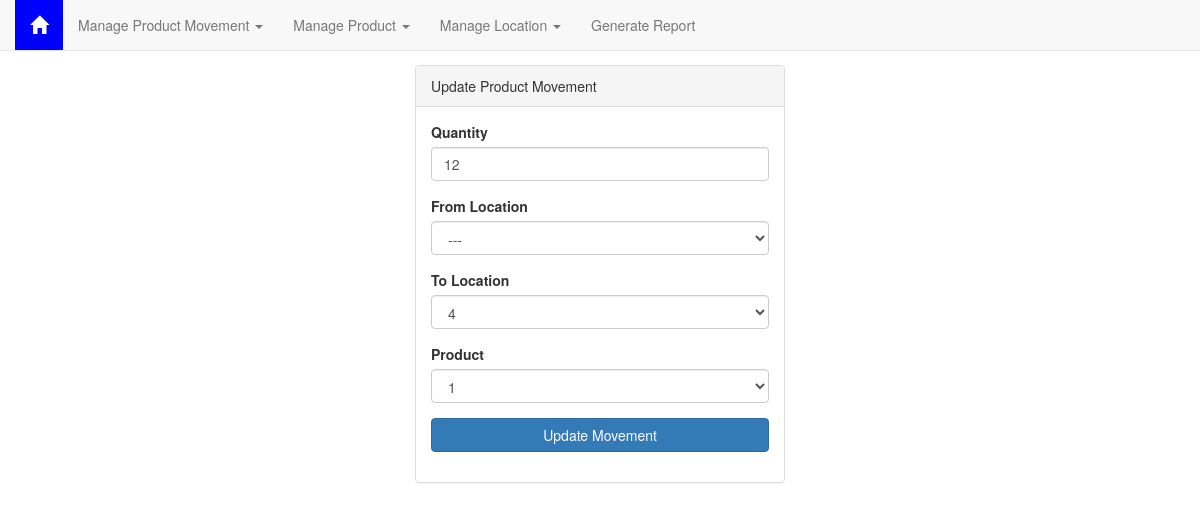
The app's page /product_movement/update_product_movement/2 with its own data.
### tables this page shows
CREATE TABLE ProductMovement (
  movement_id INTEGER PRIMARY KEY AUTOINCREMENT,
  timestamp TIMESTAMP DEFAULT CURRENT_TIMESTAMP NOT NULL,
  from_location INTEGER ,
  to_location INTEGER ,
  product_id INTEGER NOT NULL,
  qty INTEGER,
  FOREIGN KEY (movement_id) REFERENCES Product (product_id),
  FOREIGN KEY (from_location) REFERENCES Location (location_id),
  FOREIGN KEY (to_location) REFERENCES Location (location_id)
);

CREATE TABLE Product (
  product_id INTEGER PRIMARY KEY AUTOINCREMENT,

  product_name TEXT
  );

### warehouse_management/product_movement.py (the view, shortened to what this page needs)
@bp.route("/update_product_movement/<id>", methods=["GET", "POST"])
def update_product_movement(id):
    try:
        db = get_db()
        prod_mov = db.execute(
            "SELECT   movement_id ,from_location, to_location, product_id, qty FROM ProductMovement  where movement_id = (?) Order By (timestamp)",
            (id,),
        ).fetchone()
        location_list = db.execute("SELECT location_id FROM Location ",)
        product_list = db.execute("SELECT product_id FROM Product ",)
    except sqlite3.Error as error:
        print(error)
        return render_template("error_occured.html")
    locations = [location[0] for location in location_list]
    return render_template(
        "product_movement/update.html",
        res={
            "prod_mov": prod_mov,
            "locations": locations,
            "product_list": product_list,
        },
    )

### warehouse_management/db.py (called while the page is built)
def get_db():
    if 'db' not in g:
        g.db = sqlite3.connect(
            current_app.config['DATABASE'],
            detect_types=sqlite3.PARSE_DECLTYPES
        )
        g.db.row_factory = sqlite3.Row
    return g.db

### warehouse_management/templates/product_movement/update.html (shortened to what this page needs)
{% extends 'base.html' %}
{% block content %}
<div class="col-md-4"></div>
<div class="col-md-4 container">
  <form method="post" action="{{  res.prod_mov[0]  | string() }}" onsubmit="return validateAll()">
    <div class="panel panel-default">
      <div class="panel-heading">
        Update Product Movement
      </div>
      <div class="panel-body">
        <div class="form-group">
          <div class="mb-3">
            <label for="quantity">Quantity</label>
            <input type="number" name="quantity" id="quantity"  value="{{res.prod_mov[4]}}" class="form-control"
              onfocusout="validateQuantity()">
          </div>
        </div>
        <div class="form-group">
          <label for="from location:">From Location</label>
          <select name="from_location_id" class="form-control" id="from_location_id"
            onchange="validateFromLocationSelect()">
            <option value="0">---</option>
          </select>
        </div>
        <div class="form-group">
          <label for="to location:">To Location</label>
          <select name="to_location_id" id="to_location_id" class="form-control" onchange="validateToLocationSelect()">
            {% for location in res.locations %}
            <option value="{{ location }}" {% if (location == res.prod_mov[2]) %} selected="selected" {% endif %}>
              {{ location }}</option>
            {% endfor %}
          </select>
        </div>
        <div class="form-group">
          <label for="product">Product</label>
          <select name="product_id" class="form-control">
            {% for product in res.product_list %}
            <option value="{{ product.product_id }}" {% if (product.product_id == res.prod_mov[3]) %}
              selected="selected" {% endif %}>{{ product.product_id }}</option>
            {% endfor %}
          </select>
        </div>
        <div class="form-group ">
          <input type="submit" value="Update Movement" class="btn btn-primary btn-block">
        </div>
      </div>
  </form>
</div>
{% endblock %}

### warehouse_management/static/css/base.css (style rules this page uses)
body { padding-top: 65px; }

### records on screen
ProductMovement: quantity "12", to_location_id "4", product_id "1"
